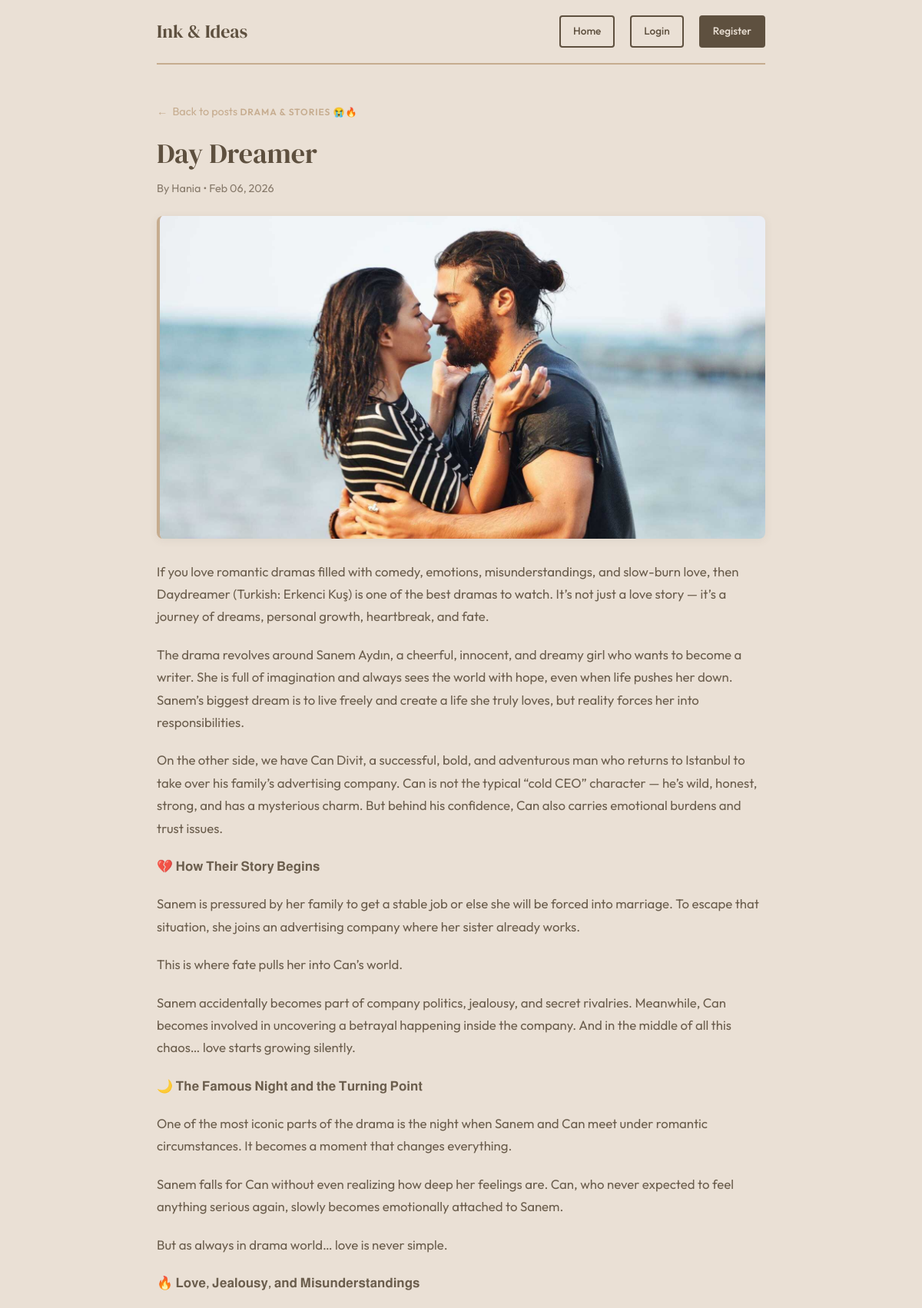
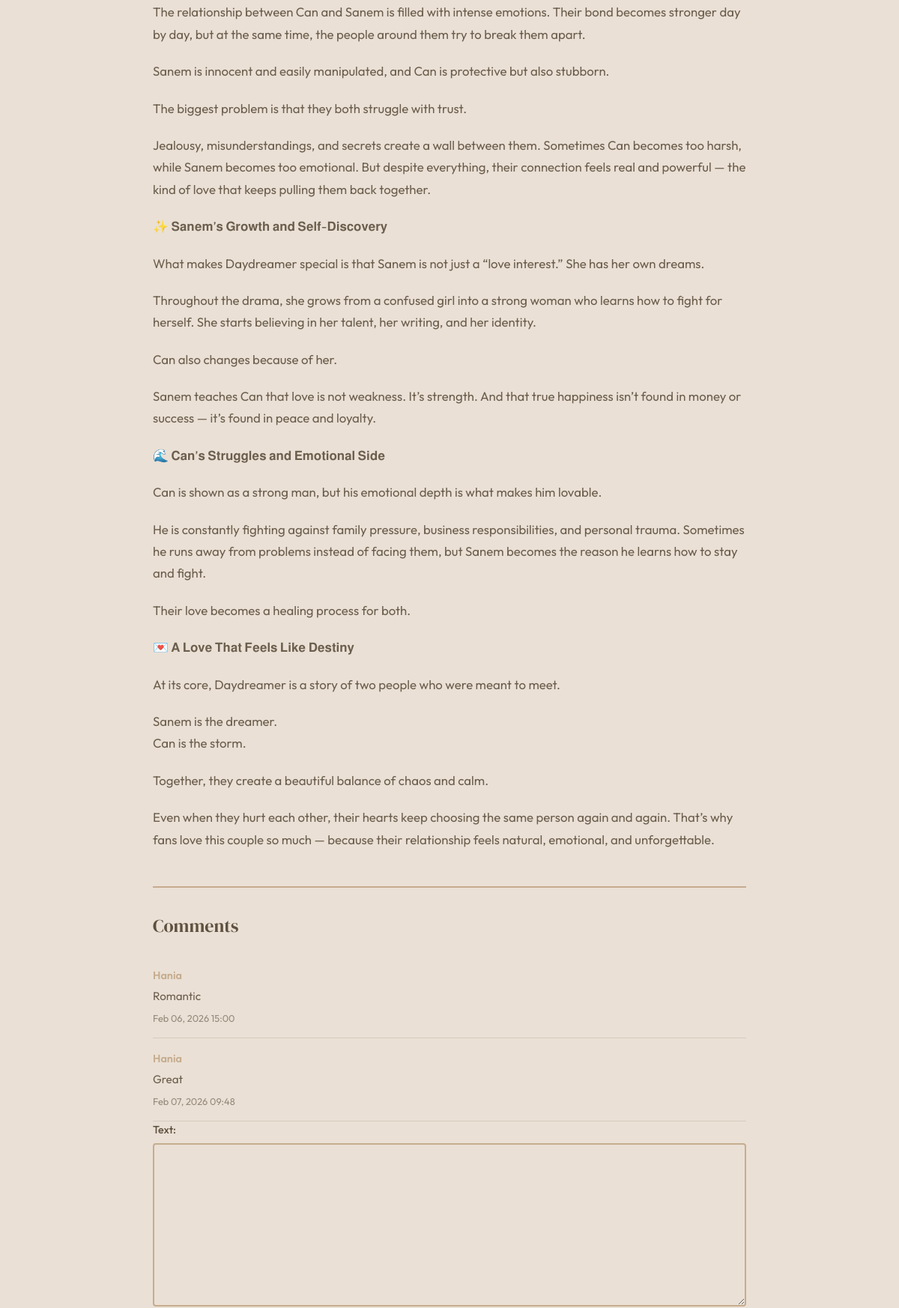
Screenshot of /post/day-dreamer/ (upper part) with the database file from the repository (2 pictures, top to bottom).
### Project/models.py (models this page shows, shortened)
class BlogPost(models.Model):
    title=models.CharField(max_length=100)
    content=models.TextField()
    pub_date=models.DateTimeField(auto_now_add=True)
    author=models.ForeignKey(User,on_delete=models.CASCADE)
    slug=models.SlugField(max_length=100)
    featured_image=models.ImageField(upload_to='images/',blank=True,null=True)
    status=models.CharField(max_length=10,choices=(('Draft','Draft'),('Published','Published')))
    category = models.ForeignKey(Category, on_delete=models.SET_NULL, null=True)

class Category(models.Model):
    name=models.CharField(max_length=100)
    description=models.TextField()
    class Meta:
        verbose_name_plural = "Categories"

class Comment(models.Model):
    text=models.TextField()
    author=models.ForeignKey(User,on_delete=models.CASCADE)
    timestamp=models.DateTimeField(auto_now_add=True)
    post=models.ForeignKey(BlogPost,on_delete=models.CASCADE)

### Project/views.py (the view)
# urls.py: path('post/<slug:slug>/', views.detail, name='detail'),
def detail(request, slug):
    post = get_object_or_404(BlogPost, slug=slug)
    if request.method == "POST":
        form = CommentForm(request.POST)
        if form.is_valid():
            comment = form.save(commit=False)
            comment.post = post
            comment.author = request.user
            comment.save()
            return redirect("detail", slug=post.slug)  # refresh page after comment
    else:
        form = CommentForm()
    return render(request, "detail.html", {"post": post, "form": form})

### Project/form.py
class CommentForm(ModelForm):
    class Meta:
        model=Comment
        fields=('text',)

### Project/templates/detail.html (shortened to what this page needs)
<!DOCTYPE html>
<html lang="en">
<head>
</head>
<body>
    <div class="container">
        <header class="navbar">
            <a href="{% url 'home' %}" class="brand">Ink & Ideas</a>
            <div class="nav-links">
                <a href="{% url 'home' %}" class="nav-button">Home</a>
                {% if user.is_authenticated %}
                    <span style="font-size: 0.9rem; color: var(--bg-color); opacity: 0.9;">Hi, {{ user.username }}</span>
                    <a href="{% url 'logout' %}" class="nav-button">Logout</a>
                {% else %}
                    <a href="{% url 'login' %}" class="nav-button">Login</a>
                    <a href="{% url 'register' %}" class="nav-button nav-button__primary">Register</a>
                {% endif %}
            </div>
        </header>
        <main>
            <a href="{% url 'home' %}" class="back-link">Back to posts</a>
            {% if post.category %}
                <span class="post-category-tag">{{ post.category.name }}</span>
            {% endif %}
            <h1 class="post-title">{{ post.title }}</h1>
            <p class="post-meta">
                By {{ post.author }} • {{ post.pub_date|date:"M d, Y" }}
            </p>
            {% if post.featured_image %}
                <div class="post-cover">
                    <img src="{{ post.featured_image.url }}" alt="{{ post.title }}">
                </div>
            {% endif %}
            <article class="post-content">
                {{ post.content|linebreaks }}
            </article>
            <section class="comments-section">
                <h2 class="comments-title">Comments</h2>
                {% for comment in post.comment_set.all %}
                    <div class="comment-item">
                        <div class="comment-author">{{ comment.author.username }}</div>
                        <p class="comment-text">{{ comment.text }}</p>
                        <div class="comment-meta">{{ comment.timestamp|date:"M d, Y H:i" }}</div>
                    </div>
                {% endfor %}
                <form method="POST" class="comment-form">
                    {{ form.as_p }}
                </form>
            </section>
        </main>
    </div>
</body>
</html>

### Project/templates/detail.html (style rules this page uses)
:root { --bg-color: #5e503f; --text-color: #eae0d5; --accent-color: #c6ac8f; }
* { box-sizing: border-box; margin: 0; padding: 0; }
body { min-height: 100vh; font-family: "Outfit", system-ui, sans-serif; background-color: var(--text-color); color: var(--bg-color); line-height: 1.6; }
a { color: var(--accent-color); text-decoration: none; transition: color 0.2s ease; }
.container { width: 100%; max-width: 840px; margin: 0 auto; padding: 0 24px; }
.navbar { display: flex; align-items: center; justify-content: space-between; padding: 20px 0; border-bottom: 2px solid var(--accent-color); }
.brand { font-family: "DM Serif Display", serif; font-size: 1.5rem; font-weight: 400; color: var(--bg-color); text-decoration: none; }
.nav-links { display: flex; align-items: center; gap: 20px; font-size: 0.9rem; }
.nav-button { padding: 8px 16px; border-radius: 4px; border: 2px solid var(--bg-color); background: transparent; color: var(--bg-color); font-size: 0.85rem; font-weight: 500; cursor: pointer; text-decoration: none; transition: background 0.2s ease, color 0.2s ease; }
.nav-button__primary { background: var(--bg-color); color: var(--text-color); }
main { padding: 48px 0 64px; }
.back-link { display: inline-flex; align-items: center; gap: 6px; font-size: 0.9rem; margin-bottom: 20px; color: var(--accent-color); }
.back-link::before { content: "←"; }
.post-title { font-family: "DM Serif Display", serif; font-size: 2.25rem; font-weight: 400; color: var(--bg-color); margin-bottom: 10px; line-height: 1.3; }
.post-meta { font-size: 0.9rem; color: var(--bg-color); opacity: 0.7; margin-bottom: 24px; }
.post-category-tag { display: inline-block; font-size: 0.75rem; font-weight: 600; text-transform: uppercase; letter-spacing: 0.08em; color: var(--accent-color); margin-bottom: 12px; }
.post-cover { margin-bottom: 28px; border-radius: 8px; overflow: hidden; border-left: 4px solid var(--accent-color); box-shadow: 0 2px 12px rgba(94, 80, 63, 0.08); max-height: 420px; }
.post-cover img { width: 100%; height: 100%; object-fit: cover; display: block; }
.post-content { font-size: 1.05rem; line-height: 1.75; color: var(--bg-color); opacity: 0.9; }
.post-content p + p { margin-top: 1.25rem; }
.comments-section { margin-top: 48px; padding-top: 32px; border-top: 2px solid var(--accent-color); }
.comments-title { font-family: "DM Serif Display", serif; font-size: 1.5rem; font-weight: 400; color: var(--bg-color); margin-bottom: 20px; }
.comment-form p { margin-bottom: 14px; }
.comment-form label { display: block; font-size: 0.9rem; font-weight: 500; margin-bottom: 6px; color: var(--bg-color); }
.comment-form input[type="text"], .comment-form input[type="email"], .comment-form textarea { width: 100%; padding: 12px 16px; border: 2px solid var(--accent-color); border-radius: 4px; background: transparent; color: var(--bg-color); font-size: 0.95rem; font-family: inherit; outline: none; transition: border-color 0.2s ease, box-shadow 0.2s ease; }
.comment-form input::placeholder, .comment-form textarea::placeholder { color: var(--bg-color); opacity: 0.5; }
.comment-item { padding: 16px 0; border-bottom: 1px solid rgba(94, 80, 63, 0.15); }
.comment-author { font-size: 0.9rem; font-weight: 600; color: var(--accent-color); margin-bottom: 4px; }
.comment-text { font-size: 0.95rem; color: var(--bg-color); opacity: 0.9; }
.comment-meta { font-size: 0.8rem; opacity: 0.6; margin-top: 6px; }

### rows the page displays
BlogPost: category.name "DRAMA & STORIES 😭🔥", title "Day Dreamer", author "Hania", pub_date "Feb 06, 2026", featured_image (picture), content "If you love romantic dramas filled with comedy, emotions, misunderstandings, and slow-burn love, then Daydreamer (Turkish: Erkenci Kuş) is one of the best dramas to watch. It’s not just a love story — it’s a journey of dreams, personal growth, heartbreak, and fate. The drama revolves around Sanem Aydın, a cheerful, innocent, and dreamy girl who wants to become a writer. She is full of imagination and always sees the world with hope, even when life pushes her down. Sanem’s biggest dream is to live freely and create a life she truly loves, but reality forces her into responsibilities. On the other side, we have Can Divit, a successful, bold, and adventurous man who returns to Istanbul to take…"
Comment: author.username "Hania", text "Romantic", timestamp "Feb 06, 2026 15:00"
Comment: author.username "Hania", text "Great", timestamp "Feb 07, 2026 09:48"
